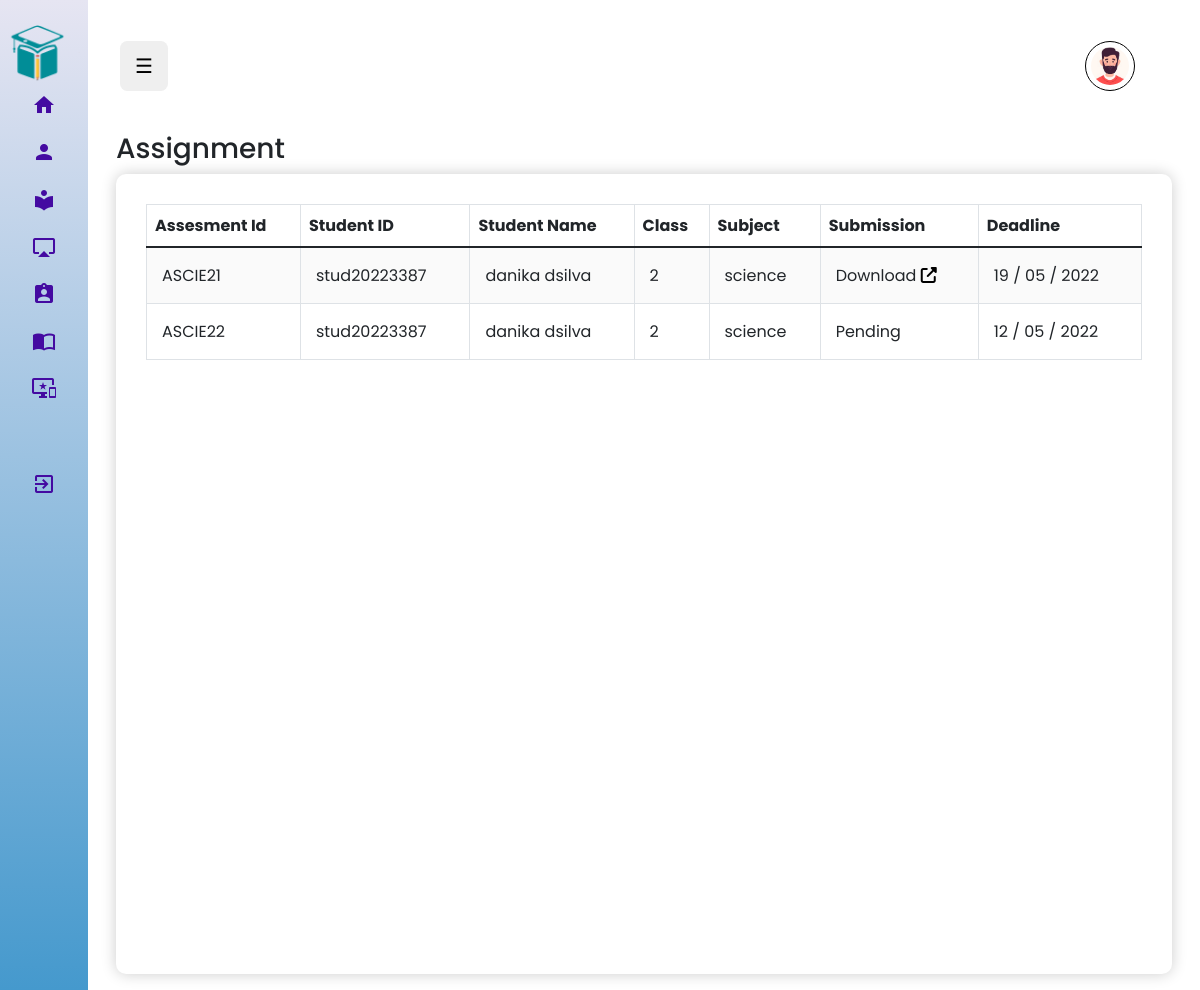
The app's page /admin/assignment/index.php with its own data.
### tables this page shows
CREATE TABLE `assignment` (
  `assignment_id` varchar(255) NOT NULL,
  `faculty_id` varchar(255) NOT NULL,
  `student_id` varchar(255) NOT NULL,
  `subject_id` varchar(255) NOT NULL,
  `assign_date` datetime NOT NULL,
  `question` text NOT NULL,
  `submition_date` datetime NOT NULL,
  `assign_marks` int(50) NOT NULL,
  `submitted_file` varchar(255) DEFAULT NULL,
  `marks` int(50) DEFAULT NULL,
  `submited_date` datetime DEFAULT NULL
);

CREATE TABLE `student` (
  `student_id` varchar(255) NOT NULL,
  `stud_mobile` varchar(10) NOT NULL,
  `stud_email` varchar(255) NOT NULL,
  `password` varchar(255) NOT NULL,
  `profile_pic` varchar(255) DEFAULT NULL,
  `stud_name` varchar(199) NOT NULL,
  `address` varchar(255) NOT NULL,
  `parent_name` varchar(255) NOT NULL,
  `parent_email` varchar(255) NOT NULL,
  `parent_mobile` varchar(10) NOT NULL
);

CREATE TABLE `subject` (
  `subject_id` varchar(255) NOT NULL,
  `name` varchar(255) NOT NULL,
  `class` int(11) NOT NULL,
  `overall_ratings` int(20) DEFAULT NULL
);

### admin/assignment/index.php (the view, shortened to what this page needs)
<?php
include('../mainInclude/header.php')
?>
<link rel="stylesheet" href="../css/assignment.css">
<section id="content">
<div class="container-fluid">
<h3>Assignment</h3>
<section class="faculty-sec">
  <table class="table table-striped table-bordered table-hover">
    <thead>
      <tr>
        <th scope="col">Assesment Id</th>
        <th scope="col">Student ID</th>
        <th scope="col">Student Name</th>
        <th scope="col">Class</th>
        <th scope="col">Subject</th>
        <th scope="col">Submission</th>
        <th scope="col">Deadline</th>
      </tr>
    </thead>
    <tbody>
    <?php
    include_once("../../dbConnection.php");
      $sql = "SELECT * FROM assignment
        LEFT JOIN subject ON assignment.subject_id = subject.subject_id
        LEFT JOIN student ON assignment.student_id = student.student_id
      ";
      $query = mysqli_query($conn, $sql);
       while($r = mysqli_fetch_assoc($query)){
        echo '
        <tr>
        <td>'.$r['assignment_id'].'</td>
        <td>'.$r['student_id'].'</td>
        <td>'.$r['stud_name'].'</td>
        <td>'.$r['class'].'</td>
        <td>'.$r['name'].'</td>
        <td>';
          if($r['submitted_file'] != null){
            echo 'Download
            <a href="../downloadFile.php?file_name='.$r['submitted_file'].'"><i class="fa-solid fa-up-right-from-square"></i></a>';
          }else{
            echo 'Pending';
          }
        echo '</td>
        <td >'.date("d / m / Y", strtotime($r['submition_date'])).'</td>
      </tr>
        ';
       }
    ?>
    </tbody>
  </table>
</section>
        </div>
</section>
<?php include('../mainInclude/footer.php') ?>

### admin/css/style.css (style rules this page uses)
* { box-sizing: border-box; margin: 0; padding: 0; }
body { font-family: "Rubik", sans-serif; }

### public/css/global.css (style rules this page uses)
* { padding: 0; margin: 0; box-sizing: border-box; font-family: var(--primary-font); }
:root { --primary-color: rgba(0, 118, 255, 0.9); --grey-color: rgb(233, 233, 233); --primary-font: "Poppins", sans-serif; --cursive-font: "Redressed", cursive; }
a { text-decoration: none; cursor: pointer; color: #000; }

### admin/css/assignment.css (style rules this page uses)
* { padding: 0; margin: 0; box-sizing: border-box; font-family: var(--primary-font); }
:root { --primary-color: rgb(55, 52, 253); --grey-color: #eeeeee; --primary-font: "Poppins", sans-serif; --cursive-font: "Redressed", cursive; --bs-table-accent-bg: #000; }
a { text-decoration: none; cursor: pointer; }
.table-striped > tbody > tr:nth-of-type(odd) > * { --bs-table-accent-bg: rgba(158, 157, 157, 0.05); }
.table-striped tbody tr td { padding: 15px; }
.faculty-sec { width: 100%; height: 100%; padding: 30px; background: #fff; border-radius: 10px; box-shadow: 0px 0px 15px rgba(0, 0, 0, 0.2); }

### records on screen
assignment: assignment_id "ASCIE21", student.student_id "stud20223387", student.stud_name "danika dsilva", subject.class "2", subject.name "science", submition_date "19 / 05 / 2022"
assignment: assignment_id "ASCIE22", student.student_id "stud20223387", student.stud_name "danika dsilva", subject.class "2", subject.name "science", shows "Pending", submition_date "12 / 05 / 2022"
